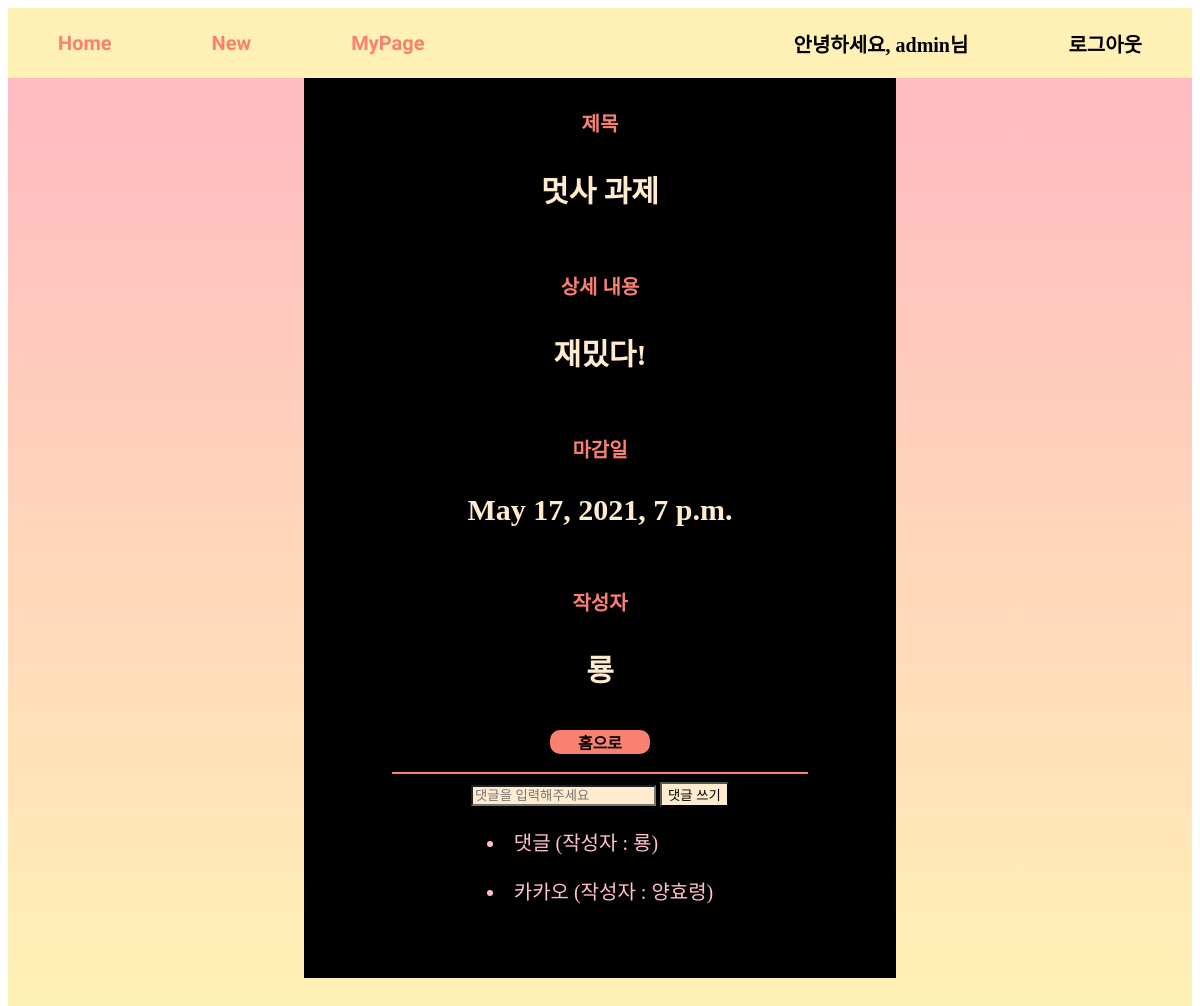
Screenshot of /detail/16 (signed in) with the database file from the repository.
### todoapp/models.py (models this page shows, shortened)
class List(models.Model):
    title = models.CharField(max_length=200, default='')
    content = models.TextField(default='')
    date = models.DateTimeField(default='')
    author = models.ForeignKey(User, on_delete=models.CASCADE, related_name='lists', null=True, default=None)

class Comment(models.Model):
    list = models.ForeignKey(List, on_delete=models.CASCADE, related_name='comments')
    content = models.TextField(default='')
    author = models.ForeignKey(User, on_delete=models.CASCADE, related_name='comments', null=True, default=None)

### todoapp/views.py (the view, shortened to what this page needs)
# urls.py: path('detail/<int:list_pk>', views.detail, name="detail"),
def detail(request, list_pk):
    list = List.objects.get(pk=list_pk)
    return render(request, 'detail.html', {'list': list})

### todoapp/templates/detail.html (shortened to what this page needs)
{% extends 'base.html' %}
{% block css %} {% load static %}
    <link rel="stylesheet" type ="text/css" href ="{% static 'detail.css'%}"/>
{% endblock %}
{% block entire %}
        <div class="li">
            <h2>제목</h2>
            <p>{{ list.title }}</p>
        </div>
        <div class="li">
            <h2>상세 내용</h2>
            <p>{{ list.content }}</p>
        </div>
        <div class="li">
            <h2>마감일</h2>
            <p>{{ list.date }}</p>
        </div>
        <div class="li">
            <h2>작성자</h2>
            <p>{{ list.author }}</p>
        </div>
        <div class="tag">
            <a href="{% url 'home' %}">홈으로</a>
        </div>
        <hr style="border: solid 1px salmon; width: 70%;">
        {% if user.is_authenticated %}
        <form method="POST">
            <input type="text" id="com" name="content" placeholder="댓글을 입력해주세요">
            <button id="com" type="submit">댓글 쓰기</button>
        </form>
        {% endif %}
        <div class="del">
            {% for comment in list.comments.all %}
            <li>{{ comment.content }} (작성자 : {{ comment.author.username }})
            {% endfor %}
        </div>
{% endblock %}

### todoapp/templates/base.html (shortened to what this page needs)
<!DOCTYPE html>
<html lang="en">
<head>
    {% load static %}
    {% load socialaccount %}
    <link rel="stylesheet" type="text/css" href="{% static 'base.css'%}" />
    {% block css %}
    {% endblock %}
</head>
<body>
    <div class="container">
        <div class="navbar">
            <div class="left">
                <div id="nav">
                    <a href="{% url 'home' %}">Home</a>
                </div>
                <div id="nav">
                    <a href="{% url 'new' %}">New</a>
                </div>
                {% if user.is_authenticated %}
                <div id="nav">
                    <a href="{% url 'mypage' user.pk %}">MyPage</a>
                </div>
                {% endif %}
            </div>
            <div class="right">
                {% if user.is_authenticated %}
                <a class="nav-item">안녕하세요, {{ user.username }}님</a>
                <a class="nav-item" href="{% url 'logout' %}">로그아웃</a>
                {% else %}
                <a class="nav-item" href="{% url 'login' %}">로그인</a>
                <a class="nav-item" href="{% provider_login_url 'kakao' %}">카카오 로그인</a>
                <a class="nav-item" href="{% url 'signup' %}">회원가입</a>
                {% endif %}
            </div>
        </div>
        <div class="entire">
            {% block entire %}
            {% endblock %}
        </div>
    </div>
</body>
</html>

### todoapp/static/base.css (style rules this page uses)
.container { background: linear-gradient(to bottom, lightpink, #fff1b5); height: 1000px; }
.navbar { display: flex; flex-direction: row; justify-content: space-between; align-items: center; background-color: #fff1b5; width: 100%; height: 70px; }
#nav > a { font-family: 'Goblin One', cursive;; text-decoration-line: none ; color: salmon; font-size: 20px; font-weight: bold; margin: 0px 50px 0px 50px; }
.entire { display: flex; flex-direction: column; align-items: center; color: salmon; width: 50%; background-color: black; margin-left: 25%; height: 900px; }
.left { display: flex; flex-direction: row; justify-content: flex-start; align-items: center; background-color: #fff1b5; width: 100%; height: 70px; }
.right { display: flex; flex-direction: row; justify-content: flex-end; align-items: center; background-color: #fff1b5; width: 100%; height: 70px; }
.right > a { text-decoration-line: none ; color: black; font-size: 20px; font-weight: bold; margin: 0px 50px 0px 50px; }

### todoapp/static/detail.css (style rules this page uses)
h2 { font-size: 20px; margin: 30px; text-align: center; }
p { color: blanchedalmond; font-size: 30px; font-weight: bold; text-align: center; }
.tag > a { width: 100px; background-color: salmon; margin: 20px; text-align: center; border-radius: 10px; cursor: pointer; margin: 10px; color: black; text-decoration-line: none ; font-weight: bold; }
.tag { display: flex; flex-direction: row; justify-content: center; align-items: center; }
#com { background-color: blanchedalmond; }
.del > li { color: pink; text-decoration-line: none ; font-size: 20px; cursor: pointer; margin: 20px; }

### rows the page displays
List: title "멋사 과제", content "재밌다!", date "May 17, 2021, 7 p.m.", author "룡"
Comment: content "댓글", author.username "룡"
Comment: content "카카오", author.username "양효령"

### other values shown
{{ user.username }} "admin"
